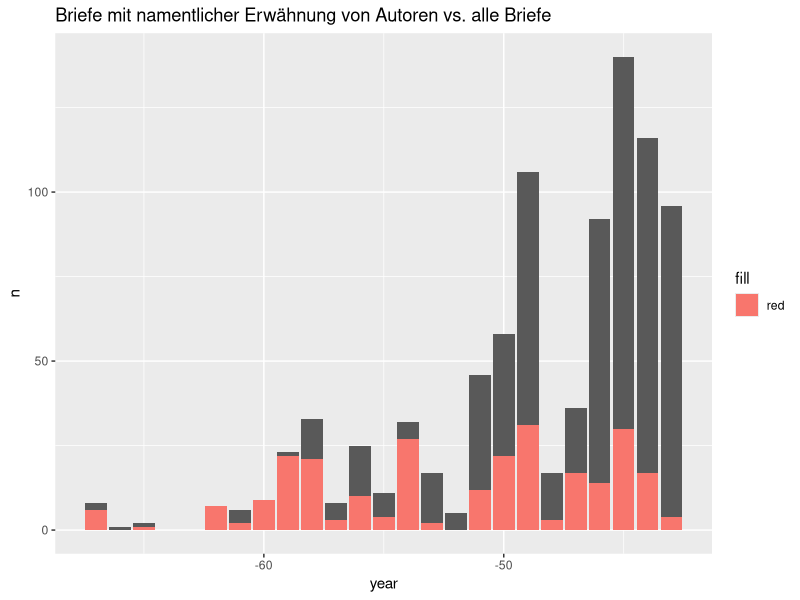

The R source for this figure:
## ---- chunk 1
library(tidyverse)
## ---- chunk 2
data <- read_csv("data/matches.csv")
allebriefe <- read_csv("data/cicero_letters.csv")
## ---- chunk 3
data |> 
    sjmisc::frq(sender_c)
## ---- chunk 4
data |> 
    sjmisc::frq(recipient)
## ---- chunk 5
data |> 
    group_by(year) |> 
    count() |> 
    ggplot()+
    geom_bar(aes(x=year), data = allebriefe)+
    geom_col(aes( x= year, y= n, fill = "red"))+
    labs(title= "Briefe mit namentlicher Erwähnung von Autoren vs. alle Briefe")
    
